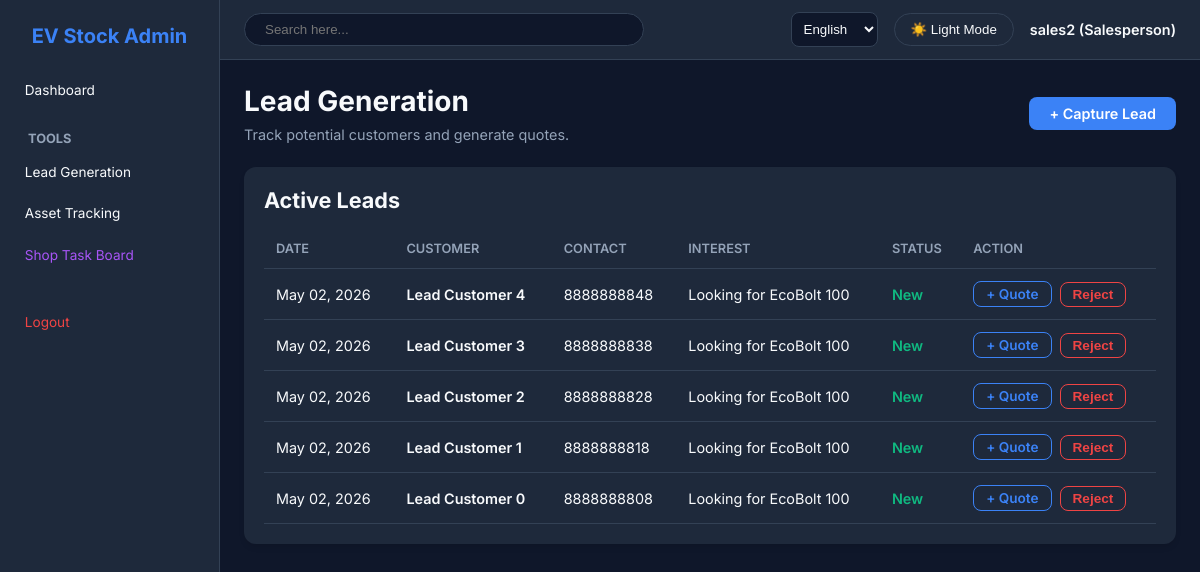
/leads/ (signed in), run on the app's committed database.
### core/models.py (models this page shows, shortened)
class User(AbstractUser):
    ROLE_CHOICES = (
        ('ADMIN', 'Admin'),
        ('SALES', 'Salesperson'),
        ('CUSTOMER', 'Customer'),
    )
    role = models.CharField(max_length=10, choices=ROLE_CHOICES, default='SALES')
    phone_number = models.CharField(max_length=20, blank=True, null=True)
    aadhar_number = models.CharField(max_length=20, blank=True, null=True)
    pan_number = models.CharField(max_length=20, blank=True, null=True)
    aadhar_front_photo = models.ImageField(upload_to='customers/aadhar/', blank=True, null=True)
    aadhar_back_photo = models.ImageField(upload_to='customers/aadhar/', blank=True, null=True)
    pan_photo = models.ImageField(upload_to='customers/pan/', blank=True, null=True)
    misc = models.JSONField(default=dict, blank=True, null=True)

### leads/models.py (models this page shows, shortened)
class Lead(models.Model):
    STATUS_CHOICES = (
        ('NEW', 'New'),
        ('IN_PROGRESS', 'In Progress'),
        ('CONVERTED', 'Converted'),
        ('LOST', 'Lost'),
        ('REJECTED', 'Rejected'),
    )
    customer = models.ForeignKey(settings.AUTH_USER_MODEL, on_delete=models.SET_NULL, null=True, blank=True, related_name='leads')
    salesperson = models.ForeignKey(settings.AUTH_USER_MODEL, on_delete=models.SET_NULL, null=True, related_name='managed_leads')
    interested_items = models.TextField(blank=True) # E.g., 'Looking for Scooter Model X'
    status = models.CharField(max_length=20, choices=STATUS_CHOICES, default='NEW')
    rejection_reason = models.TextField(blank=True, null=True)
    created_at = models.DateTimeField(auto_now_add=True)

### leads/views.py (the view)
# urls.py: path('', views.leads_list, name='leads_list'),
@login_required
def leads_list(request):
    leads = Lead.objects.all().order_by('-created_at')
    return render(request, 'leads/list.html', {'leads': leads})

### templates/leads/list.html (shortened to what this page needs)
{% extends 'base.html' %}
{% block content %}
<div class="header">
    <div>
        <h1>Lead Generation</h1>
        <p style="color: var(--text-muted); margin-top: 0.5rem;">Track potential customers and generate quotes.</p>
    </div>
    <a href="{% url 'add_lead' %}" class="btn">+ Capture Lead</a>
</div>
<div class="card">
    <div class="header" style="margin-bottom: 1rem;">
        <h2>Active Leads</h2>
    </div>
    <table>
        <thead>
            <tr>
                <th>Date</th>
                <th>Customer</th>
                <th>Contact</th>
                <th>Interest</th>
                <th>Status</th>
                <th>Action</th>
            </tr>
        </thead>
        <tbody>
            {% for lead in leads %}
            <tr>
                <td>{{ lead.created_at|date:"M d, Y" }}</td>
                <td style="font-weight: 600;">{{ lead.customer.get_full_name }}</td>
                <td>{{ lead.customer.phone_number }}</td>
                <td>{{ lead.interested_items }}</td>
                <td>
                    <span style="font-weight: 600; color: {% if lead.status == 'NEW' %}var(--success){% elif lead.status == 'CONVERTED' %}var(--text-muted){% elif lead.status == 'REJECTED' %}var(--danger){% else %}var(--primary){% endif %};">
                        {{ lead.get_status_display }}
                    </span>
                </td>
                <td>
                    <div style="display: flex; gap: 0.5rem; align-items: center;">
                        <a href="{% url 'add_quote' lead.id %}" class="btn" style="padding: 0.25rem 0.75rem; font-size: 0.85rem; background: transparent; border: 1px solid var(--primary); color: var(--primary);">+ Quote</a>
                        {% if lead.status != 'REJECTED' and lead.status != 'CONVERTED' %}
                        <button onclick="document.getElementById('reject-form-{{ lead.id }}').style.display='flex'" class="btn" style="padding: 0.25rem 0.75rem; font-size: 0.85rem; background: transparent; border: 1px solid var(--danger); color: var(--danger);">Reject</button>
                        {% endif %}
                    </div>
                </td>
            </tr>
            {% empty %}
            <tr>
                <td colspan="6" style="text-align: center; padding: 2rem; color: var(--text-muted)">
                    No leads captured yet.
                </td>
            </tr>
            {% endfor %}
        </tbody>
    </table>
</div>
{% endblock %}

### templates/base.html (shortened to what this page needs)
{% load i18n %}
<!DOCTYPE html>
<html lang="en" data-theme="dark">
<head>
</head>
<body>
    {% if request.user.is_authenticated %}
    <div class="sidebar">
        <h2>EV Stock Admin</h2>
        <a href="{% url 'dashboard' %}">{% trans "Dashboard" %}</a>
        <h4 style="margin: 1.5rem 0 0.5rem 1rem; color: var(--text-muted); font-size: 0.8rem; text-transform: uppercase;">{% trans "Tools" %}</h4>
        <a href="{% url 'leads_list' %}">{% trans "Lead Generation" %}</a>
        <a href="{% url 'search_asset' %}">{% trans "Asset Tracking" %}</a>
        <a href="{% url 'board_view' %}" style="color: #a855f7;">{% trans "Shop Task Board" %}</a>
        <div style="margin-top: 2rem">
            <a href="{% url 'logout' %}" style="color: var(--danger)">{% trans "Logout" %}</a>
        </div>
    </div>
    {% endif %}
    <div class="main-content">
        <div class="top-navbar">
            <form action="{% url 'global_search' %}" method="get" style="flex: 1; display: flex; max-width: 400px; margin-right: auto;">
                <input type="text" name="q" placeholder="Search here..." required style="width: 100%; padding: 0.5rem 1.25rem; border-radius: 20px; border: 1px solid var(--border-color); background: var(--bg-color); color: var(--text-color);">
            </form>
            <form action="{% url 'set_language' %}" method="post">{% csrf_token %}
                <select name="language" onchange="this.form.submit()" class="language-dropdown">
                    {% get_current_language as LANGUAGE_CODE %}
                    {% get_available_languages as LANGUAGES %}
                    {% for lang in LANGUAGES %}
                        <option value="{{ lang.0 }}" {% if lang.0 == LANGUAGE_CODE %}selected{% endif %}>
                            {{ lang.1 }}
                        </option>
                    {% endfor %}
                </select>
            </form>
            <button class="theme-toggle" id="theme-btn">🌙 Dark Mode</button>
            <span style="font-weight: 600;">{{ request.user.username }} ({{ request.user.get_role_display }})</span>
        </div>
        <div class="content-area">
            {% block content %}{% endblock %}
        </div>
    </div>
</body>
</html>

### templates/base.html (style rules this page uses)
:root { --bg-color: #f1f5f9; --card-bg: #ffffff; --text-color: #0f172a; --text-muted: #64748b; --primary: #3b82f6; --primary-hover: #2563eb; --success: #10b981; --danger: #ef4444; --border-color: #e2e8f0; --radius: 12px; }
[data-theme="dark"] { --bg-color: #0f172a; --card-bg: #1e293b; --text-color: #f8fafc; --text-muted: #94a3b8; --border-color: #334155; }
* { box-sizing: border-box; margin: 0; padding: 0; }
body { font-family: 'Inter', sans-serif; font-size: 0.9rem; background-color: var(--bg-color); color: var(--text-color); display: flex; min-height: 100vh; transition: background-color 0.3s, color 0.3s; }
.sidebar { width: 220px; background: var(--card-bg); padding: 1.5rem 0.75rem; border-right: 1px solid var(--border-color); transition: background-color 0.3s, border-color 0.3s; }
.sidebar h2 { margin-bottom: 1.5rem; color: var(--primary); font-weight: 700; text-align: center; font-size: 1.25rem; }
.sidebar a { display: block; color: var(--text-color); text-decoration: none; padding: 0.6rem 0.8rem; border-radius: var(--radius); margin-bottom: 0.4rem; transition: background 0.2s; font-size: 0.85rem; }
.main-content { flex: 1; display: flex; flex-direction: column; overflow-y: auto; }
.top-navbar { padding: 0.75rem 1.5rem; display: flex; justify-content: flex-end; align-items: center; gap: 1rem; border-bottom: 1px solid var(--border-color); background: var(--card-bg); }
.content-area { padding: 1.5rem; }
.card { background: var(--card-bg); border-radius: var(--radius); padding: 1.25rem; box-shadow: 0 4px 6px -1px rgb(0 0 0 / 0.1); margin-bottom: 1.25rem; }
.btn { background: var(--primary); color: white; border: none; padding: 0.5rem 1.25rem; border-radius: 8px; cursor: pointer; font-weight: 600; transition: background 0.2s; text-decoration: none; display: inline-block; }
.header { display: flex; justify-content: space-between; align-items: center; margin-bottom: 1.5rem; }
.header h1 { font-size: 1.75rem; }
table { width: 100%; border-collapse: collapse; margin-top: 0.75rem; }
th, td { padding: 0.75rem; text-align: left; border-bottom: 1px solid var(--border-color); }
th { color: var(--text-muted); font-weight: 600; text-transform: uppercase; font-size: 0.8rem; }
input, select, textarea { background: var(--bg-color); color: var(--text-color); border: 1px solid var(--border-color); }
.theme-toggle { background: transparent; border: 1px solid var(--border-color); color: var(--text-color); padding: 0.5rem 1rem; border-radius: 20px; cursor: pointer; }
.language-dropdown { background: var(--bg-color); color: var(--text-color); border: 1px solid var(--border-color); padding: 0.5rem; border-radius: 8px; }

### data on the page
User: user.username "sales2", user.role "Salesperson"
Lead: created_at "May 02, 2026", customer.get_full_name "Lead Customer 4", customer.phone_number "8888888848", interested_items "Looking for EcoBolt 100", status "New"
Lead: created_at "May 02, 2026", customer.get_full_name "Lead Customer 3", customer.phone_number "8888888838", interested_items "Looking for EcoBolt 100", status "New"
Lead: created_at "May 02, 2026", customer.get_full_name "Lead Customer 2", customer.phone_number "8888888828", interested_items "Looking for EcoBolt 100", status "New"
Lead: created_at "May 02, 2026", customer.get_full_name "Lead Customer 1", customer.phone_number "8888888818", interested_items "Looking for EcoBolt 100", status "New"
Lead: created_at "May 02, 2026", customer.get_full_name "Lead Customer 0", customer.phone_number "8888888808", interested_items "Looking for EcoBolt 100", status "New"

### other printed values
form field language "English"
